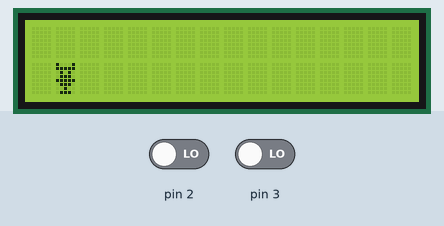
The sketch below on a simulated Arduino Uno, built with avr-gcc and run on an emulated ATmega328P. On the bench: 16×2 character LCD. Inputs (shaded band) come from the test bench; at power-on: pin 2 LOW, pin 3 LOW. What the sketch prints to the serial monitor is not drawn.

Above: at 1.2 s.
1.3 s: pin 2 driven HIGH
At 1.8 s:
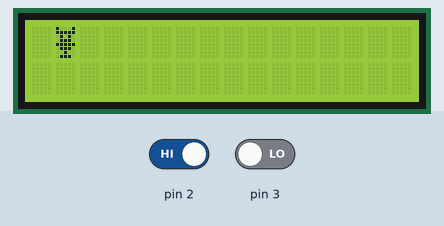
3.4 s: pin 3 driven HIGH
Timing chart, 0 to 6.4 s (numbered marks = the images above; inputs shaded):
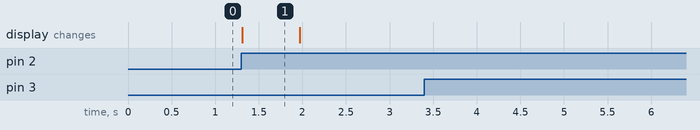

Measured:
- after the input at 1.3 s, the display: changes at once (image 1)
- after the input at 3.4 s, every drawn part: stays the same
- what the display in image 1 shows lasts 0.7 s, from 1.3 s to 2.0 s

The sketch:

LCDGame.ino
```cpp
const float g = 1.5f;

#include "LCDGameEngine.h"
#include "Characters.h"
#include "GameObject.h"

class JumpAndRun : public LCDGameEngine {
  public:
    byte newState1, oldState1 = LOW;
    byte newState2, oldState2 = LOW;

    Player player;

  public:
    JumpAndRun():
      LCDGameEngine(16, 2, 11, 12, 4, 5, 6, 7)
    {
    }

  protected:
    virtual void setup() override
    {
      createChar(playerChar, playerData);
    }

    virtual void loop(float elapsed) override
    {

      newState1 = digitalRead(2);
      newState2 = digitalRead(3);

      if (newState1 == HIGH and oldState1 == LOW)
        jump();

      if (newState2 == HIGH and oldState2 == LOW)
        crouch();

      oldState1 = newState1;
      oldState2 = newState2;

      fill(' ');

      player.update(elapsed);
      player.draw(this);
    }

  public:
    void jump()
    {
      player.vy -= 0.5;
      Serial.println("Jump");
    }

    void crouch()
    {
      player.vy += 0.5;
      Serial.println("Courch");
    }
};


JumpAndRun game;

void setup()
{
  Serial.begin(9600);
  game.start();
}

void loop()
{
  game.update();
}
```

Characters.h
```cpp
const char playerChar = '\1';

byte playerData[] = {
  0b10001,
  0b11111,
  0b01010,
  0b01110,
  0b11111,
  0b01110,
  0b00100,
  0b01110
};
```

GameObject.h
```cpp
class GameObject {
  public:
    float x, y;
    float w, h;
    float vx, vy;
    char character;

    GameObject() = default;

    GameObject(float x, float y, float w, float h, float vx, float vy, char character)
    {
      this->x = x;
      this->y = y;
      this->w = w;
      this->h = h;
      this->vx = vx;
      this->vy = vy;
      this->character = character;
    }

    virtual void update(float elapsed) {
      vy += g * elapsed;
      x += vx * elapsed;
      y += vy * elapsed;
    };

    virtual void draw(LCDGameEngine* game)
    {
      game->drawChar(x, y, character);
    }

};

class Player : public GameObject {
  public:
    Player() : GameObject(0.0625, 0.5f, 0.0625, 0.5f, 0.0f, 0.0f, playerChar)
    {
    }

    virtual void update(float elapsed) override
    {
      vy += g * elapsed;
      x += vx * elapsed;
      y += vy * elapsed;


      if (y > (1.0f - h)) {
        y = 1.0f - h;
        vy = 0.0f;
      }

      if (y < 0.0f) {
        y = 0.0f;
        vy = 0.0f;
      }
    }
};

class Enemy : public GameObject {
  public:
    bool collide(Player* player) {

    }
};
```

LCDGameEngine.h
```cpp
#include <LiquidCrystal.h>

class LCDGameEngine {
  private:
    unsigned long time1, time2;

  protected:
    LiquidCrystal lcd;
    char* video;
    int width;
    int height;


  public:
    LCDGameEngine(int w, int h, byte rs, byte en, byte d0, byte d1, byte d2, byte d3, byte d4, byte d5, byte d6, byte d7)
      : lcd(rs, en, d0, d1, d2, d3, d4, d5, d6, d7)
    {
      width = w;
      height = h;
      video = new char[width * height];
    }

    LCDGameEngine(int w, int h, byte rs, byte en, byte d0, byte d1, byte d2, byte d3)
      : lcd(rs, en, d0, d1, d2, d3)
    {
      width = w;
      height = h;
      video = new char[width * height];
      lcd.begin(w, h);
      lcd.noBlink();
      lcd.noCursor();
    }

    ~LCDGameEngine()
    {
      if (video)
        delete[] video;
    }

    void start()
    {
      time1 = time2 = micros();
      setup();
    }

    void update()
    {
      time2 = micros();
      float elapsed = (float)(time2 - time1) / 1000000.0f;
      time1 = micros();

      loop(elapsed);

      for (int i = 0; i < width * height; i++) {
        lcd.setCursor(i % width, i / width);
        lcd.write(video[i]);
      }
    }

    void createChar(byte idx, byte charmap[])
    {
      lcd.createChar(idx, charmap);
    }

    void fill(char c)
    {
      memset(video, c, width * height);
    }

    void drawChar(int x, int y, char c)
    {
      video[y * width + y] = c;
    }

    void drawChar(float x, float y, char c)
    {
      int rx, ry;
      rx = x * width;
      ry = y * height;
      video[ry * width + rx] = c;
    }

  protected:
    virtual void setup() = 0;
    virtual void loop(float elapsed) = 0;
};
```
